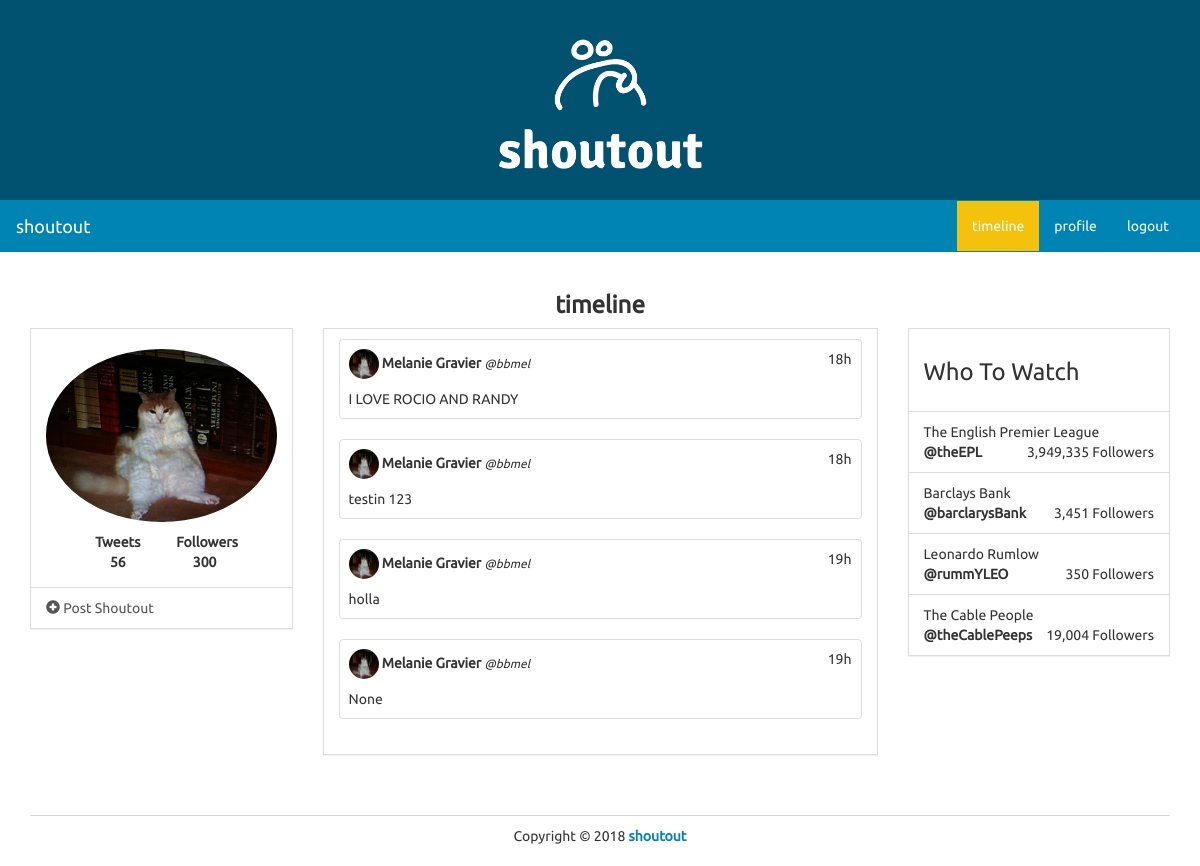
Page /timeline (signed in) on the earlier database version.
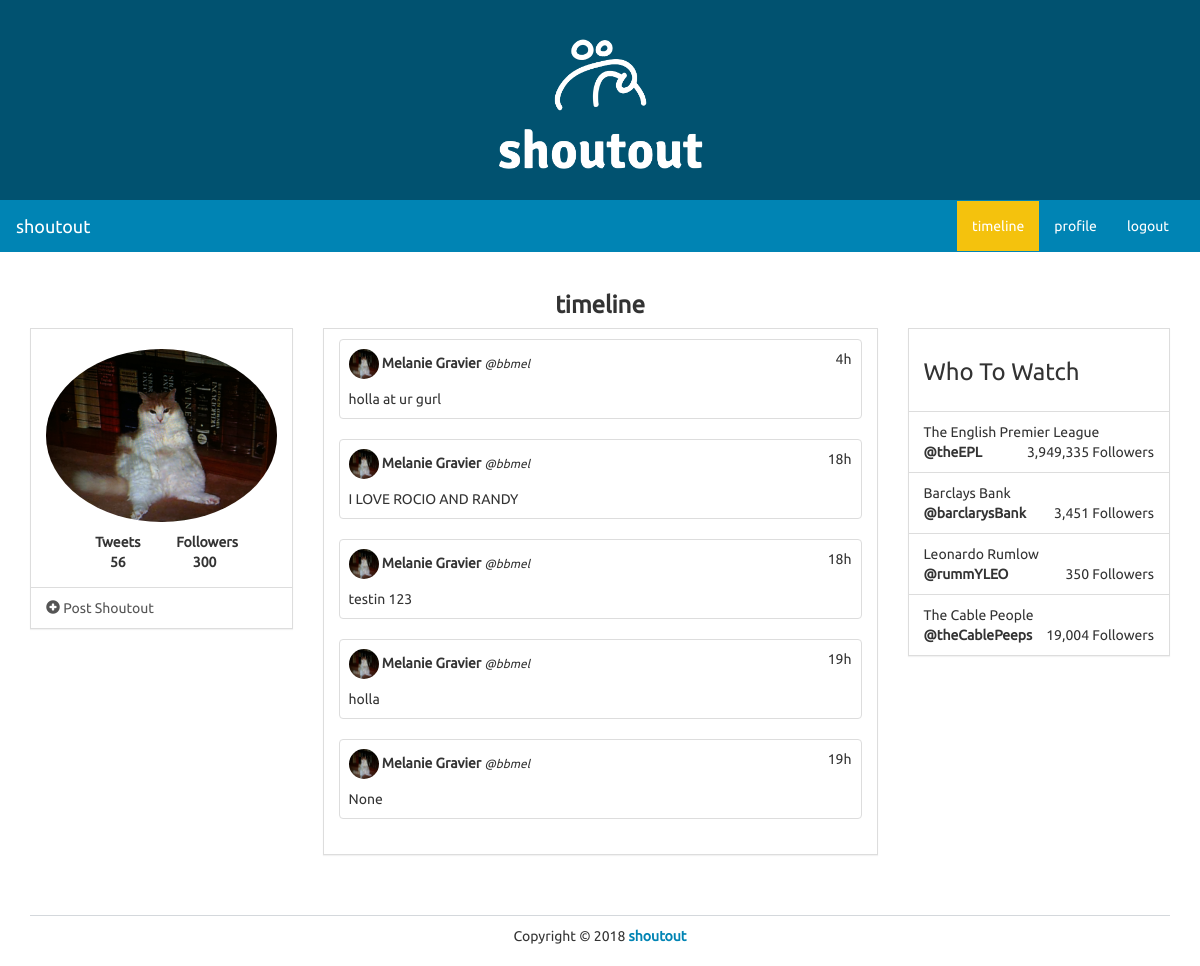
Same page on the later database version.
### app.py (models this page shows)
class User(UserMixin, db.Model):
    id = db.Column(db.Integer, primary_key=True)
    name = db.Column(db.String(100))
    username = db.Column(db.String(30))
    image = db.Column(db.String(100))
    password = db.Column(db.String(50))
    join_date = db.Column(db.DateTime)
    shoutous = db.relationship('Shoutout', backref='user', lazy='dynamic')

class Shoutout(db.Model):
    id = db.Column(db.Integer, primary_key=True)
    user_id = db.Column(db.Integer, db.ForeignKey('user.id'))
    text = db.Column(db.String(200))
    date_created = db.Column(db.DateTime)

### app.py (the view)
@app.route('/timeline')
def timeline():
    form = ShoutoutForm()
    user_id = current_user.id
    shoutouts = Shoutout.query.filter_by(user_id=user_id).order_by(Shoutout.date_created.desc()).all() # order by most recent shoutout
    current_time = datetime.now()
    return render_template('timeline.html', form=form, shoutouts=shoutouts, current_time=current_time)

### app.py (called while the page is built)
@login_manager.user_loader
def load_user(user_id):
    return User.query.get(int(user_id))

@app.template_filter('time_since')
def time_since(delta):
    seconds = delta.total_seconds()
    days, seconds = divmod(seconds, 86400)
    hours, seconds = divmod(seconds, 3600)
    minutes, seconds = divmod(seconds, 60)
    if days > 0:
        return '%dd' % (days)
    elif hours > 0:
        return '%dh' % (hours)
    elif minutes > 0:
        return '%dm' % (minutes)
    else:
        return 'Just now'

### templates/timeline.html (shortened to what this page needs)
<!DOCTYPE html>
<html lang="en">
	<head>
		<link rel="stylesheet" href="{{ url_for('static', filename='bs/css/united.min.css') }}">
		<link rel="stylesheet" href="{{ url_for('static', filename='css/styles.css') }}">
	</head>
	<body>
		<div class="container-fluid">
			<div class="row" id="banner">
				<div class="title col-lg-12">
					<img src='static/logos/white_logo_transparent.png' alt="logo" width="19%" height="19%">
				</div>
			</div>
		</div>
		<nav class="navbar navbar-default" role="navigation">
			<div class="container-fluid">
				<div class="navbar-header">
					<a class="navbar-brand" href="./">shoutout</a>
				</div>
				<div class="collapse navbar-collapse navbar-ex1-collapse">
					<ul class="nav navbar-nav navbar-right">
						<li class="active"><a href="./timeline.html">timeline</a></li>
						<li class=""><a href="./profile.html">profile</a></li>
						<li class=""><a href="">logout</a></li>
					</ul>
				</div>
			</div>
		</nav>
		<div class="container">
			<div class="row">
				<div class="col-lg-12">
					<h3 class="text-center bold">timeline</h3>
				</div>
				<div class="col-lg-3">
					<div class="panel panel-default">
						<div class="panel-body">
							<div class="row pad">
								<div class="col-lg-12">
									<img src="{{ current_user.image }}" class="img-responsive img-circle center-block" alt="Image" />
								</div>
							</div>
							<div class="row pad">
								<div class="col-lg-4 col-lg-offset-2 text-center">
									<strong>
										Tweets <br />
										56
									</strong>
								</div>
								<div class="col-lg-4 text-center">
									<strong>
										Followers <br />
										300
									</strong>
								</div>
							</div>
						</div>
						<ul class="list-group">
							<a class="list-group-item" data-toggle="modal" href="#newPost" data-backdrop="static" data-keboard="false">
								<i class="glyphicon glyphicon-plus-sign"></i> Post Shoutout
							</a>
						</ul>
					</div>
				</div>
				<div class="col-lg-6">
					<div class="panel panel-default">
						<div class="panel-body">
							{% for shoutout in shoutouts %}
								<div class="row">
									<div class="col-xs-12 col-sm-12 col-md-12 col-lg-12">
										<div class="thumbnail">
											<div class="caption">
												<div class="row">
													<div class="col-lg-10">
														<img src="{{ shoutout.user.image }}" style="width: 30px; height: 30px;" class="img-circle">
														<strong>{{ shoutout.user.name }}</strong>
														<small><em>@{{ shoutout.user.username }}</em></small>
													</div>
													<div class="col-lg-2 text-right">
														{{ (current_time - shoutout.date_created)|time_since }}
													</div>
												</div>
												<div class="row pad">
													<div class="col-lg-12">
														{{ shoutout.text }}
													</div>
												</div>
											</div>
										</div>
									</div>
								</div>
							{% endfor %}
						</div>
					</div>
				</div>
				<div class="col-lg-3">
					<div class="panel panel-default">
						<div class="panel-body">
							<h3>Who To Watch</h3>
						</div>
						<ul class="list-group">
							<li class="list-group-item">
								The English Premier League
								<div>
									<strong>@theEPL</strong>
									<span class="pull-right">
										3,949,335 Followers
									</span>
								</div>
							</li>
							<li class="list-group-item">
								Barclays Bank
								<div>
									<strong>@barclarysBank</strong>
									<span class="pull-right">
										3,451 Followers
									</span>
								</div>
							</li>
							<li class="list-group-item">
								Leonardo Rumlow
								<div>
									<strong>@rummYLEO</strong>
									<span class="pull-right">
										350 Followers
									</span>
								</div>
							</li>
							<li class="list-group-item">
								The Cable People
								<div>
									<strong>@theCablePeeps</strong>
									<span class="pull-right">
										19,004 Followers
									</span>
								</div>
							</li>
						</ul>
					</div>
				</div>
			</div>
			<footer>
				<div class="row pad">
					<div class="col-lg-12 text-center">
						Copyright &copy; 2018 <strong> <a href="./">shoutout</a></strong>
					</div>
				</div>
			</footer>
		</div>
	</body>
</html>

### static/css/styles.css (style rules this page uses)
body { font-family: Ubuntu, verdana, georgia, serif, sans-serif; }
a, a:hover, a:active, a:focus, a:visited { text-decoration: none; }
.bold { font-weight: bolder !important; }
div.panel, .btn, .navbar { border-radius: 0; }
footer { margin-top: 40px; margin-bottom: 20px; }
.pad { margin-top: 10px !important; }
div.panel-body { padding-top: 10px; }
body > nav { border-radius: 0 !important; }
div.thumbnail { padding: 0; }
footer { border-top: 1px solid rgba(44, 62, 80, .2); }
#banner { height: 200px; background-color: #015270; text-align: center; padding: 10px; padding-top: 20px; }

Differences in the rows shown:
added Shoutout: user.image (picture), user.name "Melanie Gravier", user.username "bbmel", (current_time-shoutout.date_created)|time_since "4h", text "holla at ur gurl"
